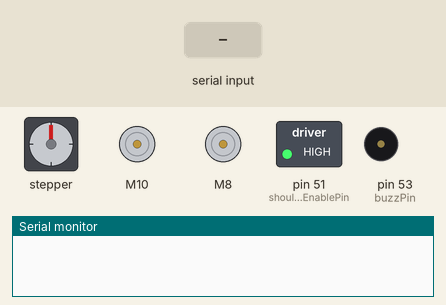
This sketch was run on a simulated Arduino Mega 2560, built with avr-gcc and run on an emulated ATmega2560. Shown: stepper motor, 2 × DC motor (green arrow = forward, orange = backward, longer = faster), switched loads named in the sketch (green lamp = pin HIGH), buzzer (waves = sounding), the last lines printed to the serial monitor. Inputs (shaded band) come from the test bench. Stepper angles assume 200 steps per turn.

Above: at 1.4 s.
1.5 s: "<shoulderMove,150>" received over Serial
At 3.2 s:
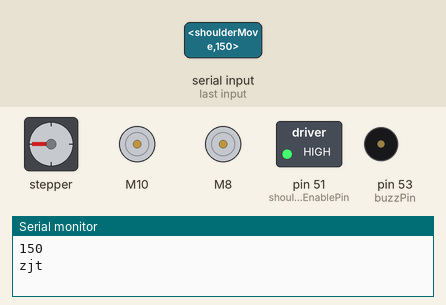
3.7 s: "<shoulderMove,1>" received over Serial
At 3.87 s:
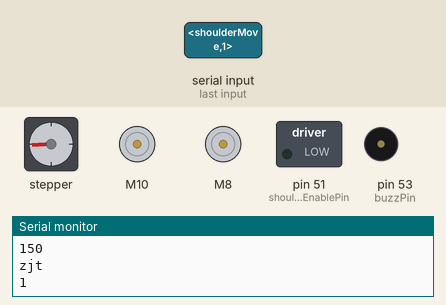
6.0 s: "<testMotors,1>" received over Serial
At 11.05 s:
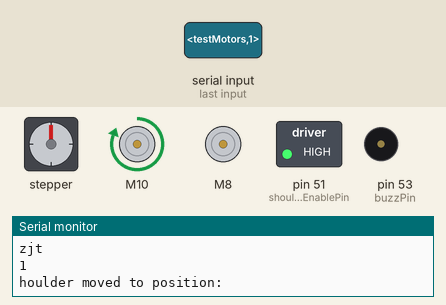
Timing chart, 0 to 19.6 s (numbered marks = the images above; inputs shaded):
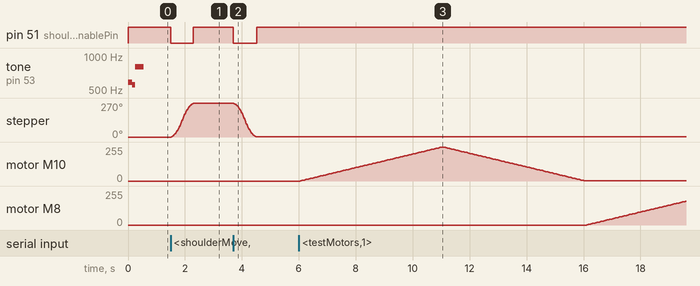

The sketch:

TripHazard_-_Main.ino
```cpp
/*
  ████████╗██████╗ ██╗██████╗ ██╗  ██╗ █████╗ ███████╗ █████╗ ██████╗ ██████╗
  ╚══██╔══╝██╔══██╗██║██╔══██╗██║  ██║██╔══██╗╚══███╔╝██╔══██╗██╔══██╗██╔══██╗
     ██║   ██████╔╝██║██████╔╝███████║███████║  ███╔╝ ███████║██████╔╝██║  ██║
     ██║   ██╔══██╗██║██╔═══╝ ██╔══██║██╔══██║ ███╔╝  ██╔══██║██╔══██╗██║  ██║
     ██║   ██║  ██║██║██║     ██║  ██║██║  ██║███████╗██║  ██║██║  ██║██████╔╝
     ╚═╝   ╚═╝  ╚═╝╚═╝╚═╝     ╚═╝  ╚═╝╚═╝  ╚═╝╚══════╝╚═╝  ╚═╝╚═╝  ╚═╝╚═════╝

###############################################################################
###############################################################################
#####                                                                     #####
#####                      Welcome to TripHazard V0.7                     #####
#####                      (Experimental, but stable)                     #####
#####                      Last edit: 3.20.22 5:13PM                      #####
#####                                                                     #####
###############################################################################
###############################################################################

*/


// Needed libraries
#include <SoftwareSerial.h>
#include <AccelStepper.h>
#include <RobojaxBTS7960.h>
#include <stdio.h>
#include <string.h>

// Define shoulder stepper motor connections and motor interface type. Motor interface type must be set to 1 when using a driver:
#define shoulderDirPin 2
#define shoulderStepPin 3
#define motorInterfaceType 1

//buzzPin!!!
#define buzzPin 53

#define shoulderEnablePin 51


// pins for motor 1
#define RPWM_2 4 // define pin 3 for RPWM pin (output)
#define LPWM_2 5 // define pin 6 for LPWM pin (output)
#define RPWM_3 6 // define pin 3 for RPWM pin (output)
#define LPWM_3 7 // define pin 6 for LPWM pin (output)
#define RPWM_4 8 // define pin 3 for RPWM pin (output)
#define LPWM_4 9 // define pin 6 for LPWM pin (output)
#define RPWM_1 10 // define pin 3 for RPWM pin (output)
#define LPWM_1 11 // define pin 6 for LPWM pin (output)


#define R_EN_1 0 // define pin 2 for R_EN pin (input)
#define R_IS_1 0 // define pin 5 for R_IS pin (output)
#define L_EN_1 0 // define pin 7 for L_EN pin (input)
#define L_IS_1 0 // define pin 8 for L_IS pin (output)
// motor 1 pins end here

/* pins for motor 2
#define RPWM_2 9 // define pin 9 for RPWM pin (output)
#define R_EN_2 10 // define pin 10 for R_EN pin (input)
#define R_IS_2 12 // define pin 12 for R_IS pin (output)

#define LPWM_2 11 // define pin 11 for LPWM pin (output)
#define L_EN_2 A0 // define pin 7 for L_EN pin (input)
#define L_IS_2 A1 // define pin 8 for L_IS pin (output)
// motor 2 pins end here
*/

/*
 * //Define Wheel Motor Pins
#define RPWM 10
#define LPWM 11
#define REN 8
#define LEN 9


//    Right Front Wheel Motor
#define RPWM 2
#define LPWM 3
//    Right Front Wheel Motor
*/
//#define RPWM 8
//#define LPWM 9
#define Forward 1
#define CForward 0
#define debug 0
/*
//    Right Rear Wheel Motor
#define RPWM 6
#define LPWM 7
*/

//   RobojaxBTS7960 motor_LR(1,8,1,1,9,1,0);
   RobojaxBTS7960 motor_LR(1,RPWM_1,R_IS_1, L_EN_1,LPWM_1,L_IS_1,debug);
   RobojaxBTS7960 motor_LF(1,RPWM_2,R_IS_1, L_EN_1,LPWM_2,L_IS_1,debug);
   RobojaxBTS7960 motor_RF(1,RPWM_3,R_IS_1, L_EN_1,LPWM_3,L_IS_1,debug);
   RobojaxBTS7960 motor_RR(1,RPWM_4,R_IS_1, L_EN_1,LPWM_4,L_IS_1,debug);


AccelStepper stepper = AccelStepper(motorInterfaceType, shoulderStepPin, shoulderDirPin);// Create a new instance of the AccelStepper class:

// Declare String Splitting Variables
         const byte numChars = 32;
         char receivedChars[numChars];
         char tempChars[numChars];        // temporary array for use when parsing

         // variables to hold the parsed data
         char commandFromPi[numChars] = {0};
         int integerFromPi = 0;
         float floatFromPi = 0.0;
         boolean newData = false;

String receivedCommand;
String receivedInteger;
String receivedFloat;


void setup() {

  Serial.begin(115200);
  Serial.setTimeout(1);

  stepper.setMaxSpeed(600);
  stepper.setAcceleration(800);

  pinMode(shoulderEnablePin, OUTPUT);
  digitalWrite(shoulderEnablePin, HIGH);
// Setup Complete Buzzer Sound
tone(buzzPin,587.33,400);
delay(150);
tone(buzzPin,554.37,300);
delay(100);
tone(buzzPin,800,300);


String combinedVars = "";
}


void loop() {


    recvWithStartEndMarkers();

        if (newData == true){
        strcpy(tempChars, receivedChars);
            // this temporary copy is necessary to protect the original data
            // because strtok() used in parseData() replaces the commas with \0
        parseData();
        showParsedData();
        newData = false;
        }

            }


//################## Functions ##########################


void testMotors() {
                  // Test time!!

  // slowly speed up the Left-Rear motor from 0 to 100% speed
   for(int i=0; i<=100; i++){
        motor_LR.rotate(i,Forward);
         delay(50);
    }

   // slow down the Left-Rear motor from 100% to 0 with
    for(int i=100; i>0; i--){
        motor_LR.rotate(i,Forward);

        delay(50);
    }

      // slowly speed up the Right-Rear motor from 0 to 100% speed
   for(int i=0; i<=100; i++){
        motor_RR.rotate(i,Forward);
         delay(50);
    }

   // slow down the Right-Rear motor from 100% to 0 with
    for(int i=100; i>0; i--){
        motor_RR.rotate(i,Forward);

        delay(50);
    }

  // slowly speed up the Left-Front motor from 0 to 100% speed
   for(int i=0; i<=100; i++){
        motor_LF.rotate(i,Forward);
         delay(50);
    }

   // slow down the Left-Front motor from 100% to 0 with
    for(int i=100; i>0; i--){
        motor_LF.rotate(i,Forward);

        delay(50);
    }
  // slowly speed up the Right-Front motor from 0 to 100% speed
   for(int i=0; i<=100; i++){
        motor_RF.rotate(i,Forward);
         delay(50);
    }

   // slow down the Right-Front motor from 100% to 0 with
    for(int i=100; i>0; i--){
        motor_RF.rotate(i,Forward);

        delay(50);
    }

//end Test time!!

                  }

void lockMotors() {
                  digitalWrite(shoulderEnablePin, LOW);
                  }


void unlockMotors() {
                  digitalWrite(shoulderEnablePin, HIGH);
                  }


void shoulderMove(int len){
                  Serial.println(len);
                  digitalWrite(shoulderEnablePin, LOW);
                  int move;
                  //for (move = 0; move < len; move++)
                  stepper.moveTo(len);     // Set the target position:
                  stepper.runToPosition();  // Run to target position with set speed and acceleration/deceleration:
                  digitalWrite(shoulderEnablePin, HIGH);
                  }


void recvWithStartEndMarkers() {
                 static boolean recvInProgress = false;
                 static byte ndx = 0;
                 char startMarker = '<';
                 char endMarker = '>';
                 char rc;

                     while (Serial.available() > 0 && newData == false) {
                     rc = Serial.read();

                         if (recvInProgress == true) {
                            if (rc != endMarker) {
                            receivedChars[ndx] = rc;
                            ndx++;
                            if (ndx >= numChars) {
                            ndx = numChars - 1;
                                                 }
                            }

                   else {
                            receivedChars[ndx] = '\0'; // terminate the string
                            recvInProgress = false;
                            ndx = 0;
                            newData = true;
                        }
                   }

                   else if (rc == startMarker) {
                            recvInProgress = true;
                   }
    }
}


void parseData() {      // split the data into its parts
                  char * strtokIndx; // this is used by strtok() as an index
                  strtokIndx = strtok(tempChars,",");      // get the first part - the string
                  strcpy(commandFromPi, strtokIndx); // copy it to commandFromPi
                  strtokIndx = strtok(NULL, ","); // this continues where the previous call left off
                  integerFromPi = atoi(strtokIndx);     // convert this part to an integer
                  strtokIndx = strtok(NULL, ",");
                  floatFromPi = atof(strtokIndx);     // convert this part to a float
                 }


void showParsedData() {
                  String receivedCommand = String(commandFromPi);
                  int receivedInteger = int(integerFromPi);
                  int receivedFloat = int(floatFromPi);

//################# received commands ########################


                  if(receivedCommand == "hello?"){
                  Serial.println("I'm still alive");
                  }


                  if(receivedCommand == "shoulderMove"){
                    shoulderMove(integerFromPi);

                  Serial.println("Shoulder moved to position: "+integerFromPi);
                  }


                  if(receivedCommand == "lockMotors"){
                    lockMotors();
                  Serial.println("Motors are Locked");
                  }


                  if(receivedCommand == "unlockMotors"){
                    unlockMotors();
                  Serial.println("Motors are unlocked");
                  }


                  if(receivedCommand == "testMotors"){
                    testMotors();
                  Serial.println("Testing Motors");
                  }


}
```

Measured:
- after the input at 1.5 s, pin 51 (shoulderEnablePin): HIGH → LOW at once, → HIGH 0.79 s later; stepper: turns 270° clockwise in 0.77 s, starting at once
- after the input at 3.7 s, pin 51 (shoulderEnablePin): HIGH → LOW at once, → HIGH 0.82 s later; stepper: turns 269° counter-clockwise in 0.80 s, starting at once
- after the input at 6.0 s, motor M10: rises from stopped to forward 255/255 in 5.0 s, then falls to forward 2/255 in 5.0 s; motor M8: moves from stopped to forward 178/255 over 3.5 s, starting after 10.1 s
